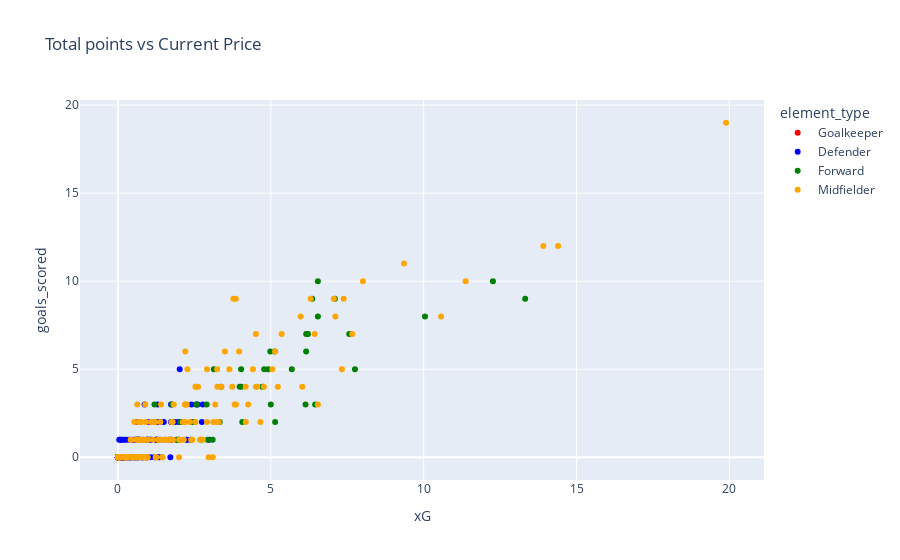

The notebook cell saved with this chart:
### Code cell
px.scatter(df, 
           x='xG', y='goals_scored',
           color='element_type',
           color_discrete_map=position_colors,
           hover_data= ['player_name'],
           title='Goals scored vs xG'
              )

#sns.scatterplot(x = df['xG'], y = df['goals_scored'], hue=df['element_type'], palette=position_colors)

### Figure 1 — Plotly figure (JSON) as saved in the notebook; plotly's stock layout.template omitted (floating-point values rounded to 4 significant figures; data arrays with more than 128 entries replaced by an {"elided": "..."} marker saying what was removed)
{"data": [{"customdata": [["Bernd Leno"], ["Aaron Ramsdale"], ["Emiliano Martínez"], ["David Raya Martin"], ["Álvaro Fernández"], ["Jonas Lössl"], ["Jason Steele"], ["Robert Sánchez"], ["Nick Pope"], ["Wayne Hennessey"], ["Kepa Arrizabalaga"], ["Edouard Mendy"], ["Vicente Guaita"], ["Jack Butland"], ["Jordan Pickford"], ["Asmir Begović"], ["Kasper Schmeichel"], ["Illan Meslier"], ["Alisson Ramses Becker"], ["Caoimhin Kelleher"], ["Ederson Santana de Moraes"], ["Zack Steffen"], ["David de Gea"], ["Karl Darlow"], ["Martin Dubravka"], ["Tim Krul"], ["Angus Gunn"], ["Fraser Forster"], ["Willy Caballero"], ["Hugo Lloris"], ["Ben Foster"], ["Daniel Bachmann"], ["Lukasz Fabianski"], ["Alphonse Areola"], ["José Malheiro de Sá"]], "hovertemplate": "element_type=Goalkeeper<br>xG=%{x}<br>goals_scored=%{y}<br>player_name=%{customdata[0]}<extra></extra>", "legendgroup": "Goalkeeper", "marker": {"color": "red", "symbol": "circle"}, "mode": "markers", "name": "Goalkeeper", "orientation": "v", "showlegend": true, "type": "scatter", "x": [0, 0, 0, 0, 0, 0, 0, 0, 0, 0, 0, 0, 0, 0, 0, 0, 0, 0, 0, 0, 0, 0, 0, 0, 0, 0, 0, 0, 0, 0, 0, 0, 0, 0, 0], "xaxis": "x", "y": [0, 0, 0, 0, 0, 0, 0, 0, 0, 0, 0, 0, 0, 0, 0, 0, 0, 0, 0, 0, 0, 0, 0, 0, 0, 0, 0, 0, 0, 0, 0, 0, 0, 0, 0], "yaxis": "y"}, {"customdata": {"elided": "156x1 str values"}, "hovertemplate": "element_type=Defender<br>xG=%{x}<br>goals_scored=%{y}<br>player_name=%{customdata[0]}<extra></extra>", "legendgroup": "Defender", "marker": {"color": "blue", "symbol": "circle"}, "mode": "markers", "name": "Defender", "orientation": "v", "showlegend": true, "type": "scatter", "x": {"elided": "156 float values"}, "xaxis": "x", "y": {"elided": "156 int values"}, "yaxis": "y"}, {"customdata": [["Alexandre Lacazette"], ["Edward Nketiah"], ["Ollie Watkins"], ["Danny Ings"], ["Ivan Toney"], ["Neal Maupay"], ["Danny Welbeck"], ["Jay Rodriguez"], ["Ashley Barnes"], ["Wout Weghorst"], ["Timo Werner"], ["Romelu Lukaku"], ["Christian Benteke"], ["Jordan Ayew"], ["Jean-Philippe Mateta"], ["Odsonne Edouard"], ["Dominic Calvert-Lewin"], ["Richarlison de Andrade"], ["Salomón Rondón"], ["Jamie Vardy"], ["Kelechi Iheanacho"], ["Patson Daka"], ["Rodrigo Moreno"], ["Patrick Bamford"], ["Joe Gelhardt"], ["Roberto Firmino"], ["Gabriel Fernando de Jesus"], ["Edinson Cavani"], ["Cristiano Ronaldo dos Santos Aveiro"], ["Chris Wood"], ["Callum Wilson"], ["Allan Saint-Maximin"], ["Joelinton Cássio Apolinário de Lira"], ["Teemu Pukki"], ["Adam Idah"], ["Joshua Sargent"], ["Che Adams"], ["Armando Broja"], ["Shane Long"], ["Adam Armstrong"], ["Harry Kane"], ["João Pedro Junqueira de Jesus"], ["Emmanuel Dennis"], ["Joshua King"], ["Juan Camilo Hernández Suárez"], ["Michail Antonio"], ["Raúl Jiménez"], ["Fabio Silva"], ["Hee-Chan Hwang"]], "hovertemplate": "element_type=Forward<br>xG=%{x}<br>goals_scored=%{y}<br>player_name=%{customdata[0]}<extra></extra>", "legendgroup": "Forward", "marker": {"color": "Green", "symbol": "circle"}, "mode": "markers", "name": "Forward", "orientation": "v", "showlegend": true, "type": "scatter", "x": [6.137, 0.5859, 7.566, 4.029, 7.096, 6.539, 2.573, 3.098, 0.6575, 1.998, 2.709, 4.911, 4.719, 2.932, 2.904, 6.155, 5.0, 3.374, 2.412, 6.539, 2.062, 4.031, 1.194, 2.419, 1.91, 3.983, 5.141, 3.328, 13.32, 6.451, 5.127, 4.783, 2.518, 6.216, 1.929, 2.044, 6.157, 4.983, 0.6536, 4.067, 12.27, 2.103, 6.356, 7.752, 1.762, 10.04, 5.687, 0.7735, 3.135], "xaxis": "x", "y": [3, 0, 7, 5, 9, 8, 3, 1, 0, 1, 1, 5, 4, 1, 3, 6, 3, 4, 1, 10, 2, 4, 3, 2, 1, 4, 2, 2, 9, 3, 6, 5, 2, 7, 1, 2, 7, 6, 1, 2, 10, 2, 9, 5, 3, 8, 5, 0, 5], "yaxis": "y"}, {"customdata": {"elided": "180x1 str values"}, "hovertemplate": "element_type=Midfielder<br>xG=%{x}<br>goals_scored=%{y}<br>player_name=%{customdata[0]}<extra></extra>", "legendgroup": "Midfielder", "marker": {"color": "Orange", "symbol": "circle"}, "mode": "markers", "name": "Midfielder", "orientation": "v", "showlegend": true, "type": "scatter", "x": {"elided": "180 float values"}, "xaxis": "x", "y": {"elided": "180 int values"}, "yaxis": "y"}], "layout": {"legend": {"title": {"text": "element_type"}, "tracegroupgap": 0}, "title": {"text": "Total points vs Current Price"}, "xaxis": {"anchor": "y", "domain": [0, 1], "title": {"text": "xG"}}, "yaxis": {"anchor": "x", "domain": [0, 1], "title": {"text": "goals_scored"}}}}
